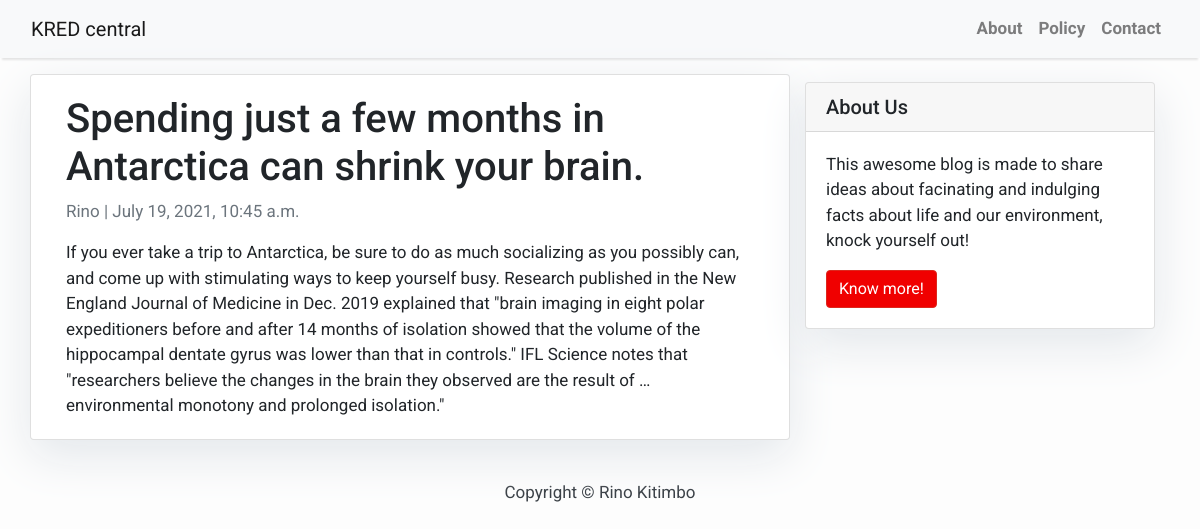
The page /spending-just-a-few-months-in-antarctica-can-shrink-your-brain/ on the database its author committed.
### blog/models.py (models this page shows, shortened)
class Post(models.Model):
    title = models.CharField(max_length=200, unique=True)
    slug = models.SlugField(max_length=200, unique=True)
    author = models.ForeignKey(User, on_delete= models.CASCADE,related_name='blog_posts')
    updated_on = models.DateTimeField(auto_now= True)
    content = models.TextField()
    created_on = models.DateTimeField(auto_now_add=True)
    status = models.IntegerField(choices=STATUS, default=0)
    class Meta:
        ordering = ['-created_on']

### blog/views.py (the view)
# urls.py: path('<slug:slug>/', views.PostDetail.as_view(), name='post_detail'),
class PostDetail(generic.DetailView):
    model = Post
    template_name = 'post_detail.html'

### templates/post_detail.html
{% extends 'base.html' %} {% block content %}
<div class="container">
  <div class="row">
    <div class="col-md-8 card mb-4  mt-3 left  top">
      <div class="card-body">
        <h1>{% block title %} {{ object.title }} {% endblock title %}</h1>
        <p class=" text-muted">{{ post.author }} | {{ post.created_on }}</p>
        <p class="card-text ">{{ object.content | safe }}</p>
      </div>
    </div>
    {% block sidebar %} {% include 'sidebar.html' %} {% endblock sidebar %}
  </div>
</div>
{% endblock content %}

### templates/base.html (style rules this page uses)
body { font-family: "Roboto", sans-serif; font-size: 17px; background-color: #fdfdfd; }

### templates/sidebar.html (style rules this page uses)
.card { box-shadow: 0 16px 48px #E3E7EB; }

### rows shown on the page
Post: title "Spending just a few months in Antarctica can shrink your brain.", author "Rino", created_on "July 19, 2021, 10:45 a.m.", content "If you ever take a trip to Antarctica, be sure to do as much socializing as you possibly can, and come up with stimulating ways to keep yourself busy. Research published in the New England Journal of Medicine in Dec. 2019 explained that \"brain imaging in eight polar expeditioners before and after 14 months of isolation showed that the volume of the hippocampal dentate gyrus was lower than that in controls.\" IFL Science notes that \"researchers believe the changes in the brain they observed are the result of … environmental monotony and prolonged isolation.\""
